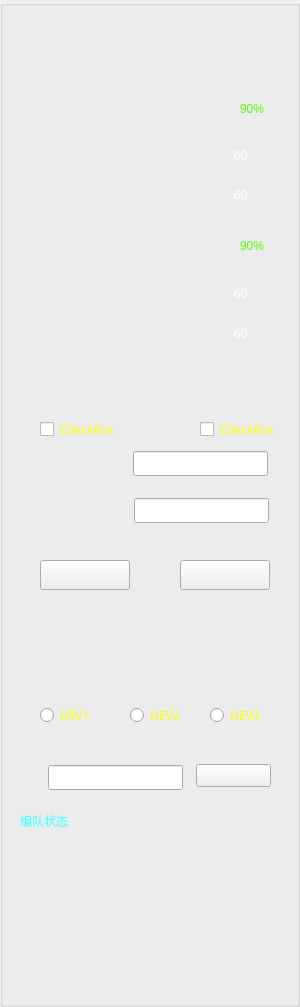
      <widget class="QGroupBox" name="groupBox_8">
       <property name="styleSheet">
        <string notr="true">border-image: url(:/new/prefix1/image/images/背景右.png);</string>
       </property>
       <property name="title">
        <string/>
       </property>
       <widget class="QPushButton" name="setFormate_Btn">
        <property name="geometry">
         <rect>
          <x>40</x>
          <y>560</y>
          <width>90</width>
          <height>30</height>
         </rect>
        </property>
        <property name="styleSheet">
         <string notr="true">
QPushButton{border-image: url(:/new/prefix1/image/images/开始编队-正常.png);}
QPushButton:hover{border-image: url(:/new/prefix1/image/images/开始编队-悬浮.png);}
QPushButton:pressed{border-image: url(:/new/prefix1/image/images/开始编队-按下.png);}

</string>
        </property>
        <property name="text">
         <string/>
        </property>
       </widget>
       <widget class="QPushButton" name="overFormate_Btn">
        <property name="geometry">
         <rect>
          <x>180</x>
          <y>560</y>
          <width>90</width>
          <height>30</height>
         </rect>
        </property>
        <property name="styleSheet">
         <string notr="true">
QPushButton{border-image: url(:/new/prefix1/image/images/结束编队-正常.png);}
QPushButton:hover{border-image: url(:/new/prefix1/image/images/结束编队-悬浮.png);}
QPushButton:pressed{border-image: url(:/new/prefix1/image/images/结束编队-按下.png);}</string>
        </property>
        <property name="text">
         <string/>
        </property>
       </widget>
       <widget class="QLabel" name="dev2Power_label">
        <property name="geometry">
         <rect>
          <x>30</x>
          <y>100</y>
          <width>204</width>
          <height>18</height>
         </rect>
        </property>
        <property name="styleSheet">
         <string notr="true">border-image: url(:/new/prefix1/image/images/90_1.png);</string>
        </property>
        <property name="text">
         <string/>
        </property>
       </widget>
       <widget class="QLabel" name="dev3Power_label">
        <property name="geometry">
         <rect>
          <x>29</x>
          <y>237</y>
          <width>204</width>
          <height>18</height>
         </rect>
        </property>
        <property name="styleSheet">
         <string notr="true">border-image: url(:/new/prefix1/image/images/90_1.png);</string>
        </property>
        <property name="text">
         <string/>
        </property>
       </widget>
       <widget class="QLabel" name="dev2Roll_label">
        <property name="geometry">
         <rect>
          <x>190</x>
          <y>145</y>
          <width>101</width>
          <height>21</height>
         </rect>
        </property>
        <property name="styleSheet">
         <string notr="true">border-image: url(:/new/prefix1/image/images/透明.png);
font: 75 12pt &quot;Arial&quot;;
color: rgb(255, 255, 255);</string>
        </property>
        <property name="text">
         <string>60</string>
        </property>
        <property name="alignment">
         <set>Qt::AlignCenter</set>
        </property>
       </widget>
       <widget class="QLabel" name="dev3Roll_label">
        <property name="geometry">
         <rect>
          <x>190</x>
          <y>283</y>
          <width>101</width>
          <height>21</height>
         </rect>
        </property>
        <property name="styleSheet">
         <string notr="true">border-image: url(:/new/prefix1/image/images/透明.png);
font: 75 12pt &quot;Arial&quot;;
color: rgb(255, 255, 255);
</string>
        </property>
        <property name="text">
         <string>60</string>
        </property>
        <property name="alignment">
         <set>Qt::AlignCenter</set>
        </property>
       </widget>
       <widget class="QLabel" name="dev2Pitch_label">
        <property name="geometry">
         <rect>
          <x>190</x>
          <y>184</y>
          <width>101</width>
          <height>21</height>
         </rect>
        </property>
        <property name="styleSheet">
         <string notr="true">border-image: url(:/new/prefix1/image/images/透明.png);
font: 75 12pt &quot;Arial&quot;;
color: rgb(255, 255, 255);
</string>
        </property>
        <property name="text">
         <string>60</string>
        </property>
        <property name="alignment">
         <set>Qt::AlignCenter</set>
        </property>
       </widget>
       <widget class="QLabel" name="dev3Pitch_label">
        <property name="geometry">
         <rect>
          <x>190</x>
          <y>323</y>
          <width>101</width>
          <height>21</height>
         </rect>
        </property>
        <property name="styleSheet">
         <string notr="true">border-image: url(:/new/prefix1/image/images/透明.png);
font: 75 12pt &quot;Arial&quot;;
color: rgb(255, 255, 255);</string>
        </property>
        <property name="text">
         <string>60</string>
        </property>
        <property name="alignment">
         <set>Qt::AlignCenter</set>
        </property>
       </widget>
       <widget class="QLabel" name="dev2PowNum_label">
        <property name="geometry">
         <rect>
          <x>240</x>
          <y>100</y>
          <width>51</width>
          <height>18</height>
         </rect>
        </property>
        <property name="styleSheet">
         <string notr="true">border-image: url(:/new/prefix1/image/images/透明.png);
color: rgb(85, 255, 0);
font: 75 14pt &quot;Agency FB&quot;;</string>
        </property>
        <property name="text">
         <string>90%</string>
        </property>
       </widget>
       <widget class="QLabel" name="dev3PowNum_label">
        <property name="geometry">
         <rect>
          <x>240</x>
          <y>230</y>
          <width>51</width>
          <height>31</height>
         </rect>
        </property>
        <property name="styleSheet">
         <string notr="true">border-image: url(:/new/prefix1/image/images/透明.png);
color: rgb(85, 255, 0);
font: 75 14pt &quot;Agency FB&quot;;</string>
        </property>
        <property name="text">
         <string>90%</string>
        </property>
       </widget>
       <widget class="QLabel" name="formateState_Label">
        <property name="geometry">
         <rect>
          <x>20</x>
          <y>810</y>
          <width>101</width>
          <height>21</height>
         </rect>
        </property>
        <property name="styleSheet">
         <string notr="true">border-image: url(:/new/prefix1/image/images/透明.png);
color: rgb(85, 255, 255);</string>
        </property>
        <property name="text">
         <string>编队状态</string>
        </property>
       </widget>
       <widget class="QRadioButton" name="check1_RadioButton">
        <property name="geometry">
         <rect>
          <x>40</x>
          <y>700</y>
          <width>60</width>
          <height>30</height>
         </rect>
        </property>
        <property name="font">
         <font>
          <family>Arial Rounded MT Bold</family>
         </font>
        </property>
        <property name="styleSheet">
         <string notr="true">color: rgb(255, 255, 0);
border-image: url(:/new/prefix1/image/images/透明.png);</string>
        </property>
        <property name="text">
         <string>DEV1</string>
        </property>
       </widget>
       <widget class="QRadioButton" name="check2_RadioButton">
        <property name="geometry">
         <rect>
          <x>130</x>
          <y>700</y>
          <width>65</width>
          <height>30</height>
         </rect>
        </property>
        <property name="font">
         <font>
          <family>Arial Rounded MT Bold</family>
         </font>
        </property>
        <property name="styleSheet">
         <string notr="true">color: rgb(255, 255, 0);
border-image: url(:/new/prefix1/image/images/透明.png);</string>
        </property>
        <property name="text">
         <string>DEV2</string>
        </property>
       </widget>
       <widget class="QRadioButton" name="check3_RadioButton">
        <property name="geometry">
         <rect>
          <x>210</x>
          <y>700</y>
          <width>65</width>
          <height>30</height>
         </rect>
        </property>
        <property name="font">
         <font>
          <family>Arial Rounded MT Bold</family>
         </font>
        </property>
        <property name="styleSheet">
         <string notr="true">color: rgb(255, 255, 0);
border-image: url(:/new/prefix1/image/images/透明.png);</string>
        </property>
        <property name="text">
         <string>DEV3</string>
        </property>
       </widget>
       <widget class="QLineEdit" name="check_lineEdit">
        <property name="geometry">
         <rect>
          <x>48</x>
          <y>765</y>
          <width>135</width>
          <height>25</height>
         </rect>
        </property>
        <property name="styleSheet">
         <string notr="true">border-image: url(:/new/prefix1/image/images/文字框背景 (1).png);</string>
        </property>
       </widget>
       <widget class="QPushButton" name="check_Btn">
        <property name="geometry">
         <rect>
          <x>196</x>
          <y>764</y>
          <width>75</width>
          <height>23</height>
         </rect>
        </property>
        <property name="styleSheet">
         <string notr="true">
QPushButton{border-image: url(:/new/prefix1/image/images/确认-正常.png);}
QPushButton:hover{border-image: url(:/new/prefix1/image/images/确认-悬浮.png);}
QPushButton:pressed{border-image: url(:/new/prefix1/image/images/确认-按下.png);}</string>
        </property>
        <property name="text">
         <string/>
        </property>
       </widget>
       <widget class="QLineEdit" name="angle_lineEdit">
        <property name="geometry">
         <rect>
          <x>134</x>
          <y>498</y>
          <width>135</width>
          <height>25</height>
         </rect>
        </property>
        <property name="styleSheet">
         <string notr="true">border-image: url(:/new/prefix1/image/images/文字框背景 (1).png);</string>
        </property>
       </widget>
       <widget class="QLineEdit" name="length_lineEdit">
        <property name="geometry">
         <rect>
          <x>133</x>
          <y>451</y>
          <width>135</width>
          <height>25</height>
         </rect>
        </property>
        <property name="styleSheet">
         <string notr="true">border-image: url(:/new/prefix1/image/images/文字框背景 (1).png);</string>
        </property>
       </widget>
       <widget class="QLabel" name="form1_label">
        <property name="geometry">
         <rect>
          <x>27</x>
          <y>864</y>
          <width>80</width>
          <height>134</height>
         </rect>
        </property>
        <property name="styleSheet">
         <string notr="true">border-image: url(:/new/prefix1/image/images/btn_1c.png);</string>
        </property>
        <property name="text">
         <string/>
        </property>
       </widget>
       <widget class="QLabel" name="form2_label">
        <property name="geometry">
         <rect>
          <x>118</x>
          <y>864</y>
          <width>80</width>
          <height>134</height>
         </rect>
        </property>
        <property name="styleSheet">
         <string notr="true">border-image: url(:/new/prefix1/image/images/btn_2a.png);</string>
        </property>
        <property name="text">
         <string/>
        </property>
       </widget>
       <widget class="QLabel" name="form3_label">
        <property name="geometry">
         <rect>
          <x>211</x>
          <y>864</y>
          <width>80</width>
          <height>134</height>
         </rect>
        </property>
        <property name="styleSheet">
         <string notr="true">border-image: url(:/new/prefix1/image/images/btn_3c.png);</string>
        </property>
        <property name="text">
         <string/>
        </property>
       </widget>
       <widget class="QCheckBox" name="checkBox">
        <property name="geometry">
         <rect>
          <x>40</x>
          <y>420</y>
          <width>91</width>
          <height>19</height>
         </rect>
        </property>
        <property name="styleSheet">
         <string notr="true">color: rgb(255, 255, 0);
border-image: url(:/new/prefix1/image/images/透明.png);</string>
        </property>
        <property name="text">
         <string>CheckBox</string>
        </property>
       </widget>
       <widget class="QCheckBox" name="checkBox_2">
        <property name="geometry">
         <rect>
          <x>200</x>
          <y>420</y>
          <width>91</width>
          <height>19</height>
         </rect>
        </property>
        <property name="styleSheet">
         <string notr="true">color: rgb(255, 255, 0);
border-image: url(:/new/prefix1/image/images/透明.png);</string>
        </property>
        <property name="text">
         <string>CheckBox</string>
        </property>
       </widget>
      </widget>
